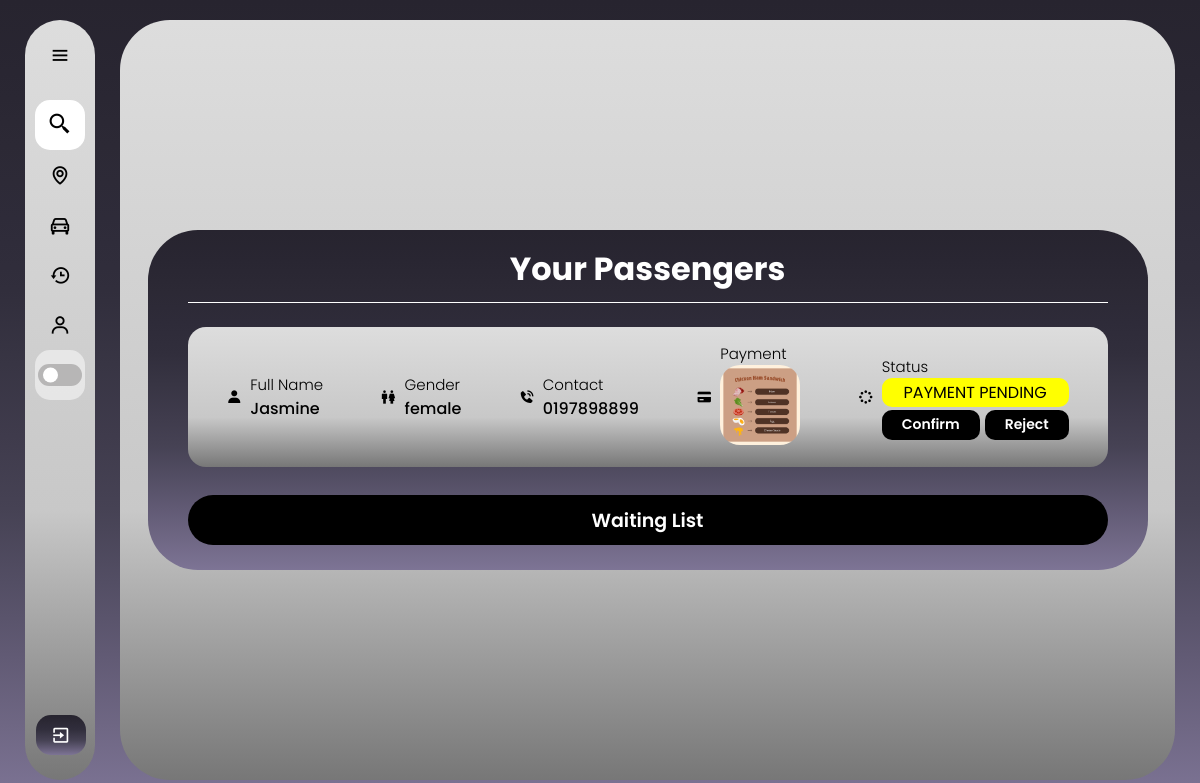
/passenger_matched/1 (signed in), run on the app's committed database.
### web/models.py (models this page shows)
class PassengerMatch(db.Model):
    id = db.Column(db.Integer, primary_key=True)
    passenger_id = db.Column(db.Integer, db.ForeignKey('user.id'), nullable=False)
    driver_id = db.Column(db.Integer, db.ForeignKey('rides.id'), nullable=False)
    payment_proof_id = db.Column(db.Integer, db.ForeignKey('payment_proof.id'), nullable=True)
    status = db.Column(db.String(20), nullable=False, default='APPROVING')
    passenger = db.relationship('User', foreign_keys=[passenger_id], backref='matches_as_passenger')
    driver = db.relationship('Rides', foreign_keys=[driver_id], backref='matches_as_driver')
    payment_proof = db.relationship('PaymentProof', backref='matches', lazy=True)

class Profile(db.Model):
    id = db.Column(db.Integer, primary_key=True)
    fullName = db.Column(db.String(150))
    gender = db.Column(db.String(100), nullable=False)
    birthyear=db.Column(db.String(15), nullable=False)
    contact = db.Column(db.String(15), nullable=False)
    status = db.Column(db.String(20), nullable=False, default='APPROVING')
    profile_pic = db.Column(db.String(200), default="default.jpg")  # Make sure this column is present
    user_id = db.Column(db.Integer, db.ForeignKey('user.id'), nullable=False)

class PaymentProof(db.Model):
    id = db.Column(db.Integer, primary_key=True)
    file_name = db.Column(db.String(100), nullable=False)
    user_id = db.Column(db.Integer, db.ForeignKey('profile.user_id'), nullable=False)
    user = db.relationship('Profile', backref='payment_proofs', lazy=True)
    match_proof = db.relationship('PassengerMatch', backref='match_payment_proof', lazy=True)

### web/routes.py (the view)
@bp.route('/passenger_matched/<int:driver_id>')
@login_required
def passenger_matched(driver_id):
    profile = Profile.query.filter_by(user_id=current_user.id).first()
    driver = Rides.query.get_or_404(driver_id)
    profiles = Profile.query.all()
    profile_dict = {profile.user_id: profile for profile in profiles}
    matches = PassengerMatch.query.filter_by(driver_id=driver_id, status='PAYMENT PENDING').all()
    matches_review = PassengerMatch.query.filter_by(driver_id=driver_id, status='PENDING REVIEW').all()
    matches_approving = PassengerMatch.query.filter_by(driver_id=driver_id, status='APPROVING').all()
    matches_completed = PassengerMatch.query.filter_by(driver_id=driver_id, status='COMPLETED').all()
    matches_confirmed = PassengerMatch.query.filter_by(driver_id=driver_id, status='CONFIRMED').all()
    print(f"Profile dict keys: {profile_dict.keys()}")
    print(f"Driver user ID: {driver.user_id}")
    return render_template(
        'passenger_matched.html',
        driver=driver,
        driver_id=driver_id,
        matches=matches,
        profile_dict=profile_dict,
        profile=profile,
        matches_approving=matches_approving,
        matches_completed=matches_completed,
        matches_confirmed=matches_confirmed,
        matches_review=matches_review
    )

### web/templates/passenger_matched.html (shortened to what this page needs)
{% extends "base.html" %}
{% block content %}
<!DOCTYPE html>
<html lang="en">
<head>
    <link rel="stylesheet" href="../static/passenger_matched.css">
    <link href='https://unpkg.com/boxicons@2.1.4/css/boxicons.min.css' rel='stylesheet'>
</head>
<body>
    <div class="container">
        <div class="size">
            <div class="passenger">
                <div class="header">
                    <h1>Your Passengers</h1>
                </div>
                <div class="details">
                    {% for match in matches %}
                    <div class="seperate">
                        <div class="row">
                            <div class="info_left-right">
                                <i class='bx bxs-user'></i>
                                <div class="info_up-down">
                                    <h3>Full Name</h3>
                                    <p>{{ profile_dict[match.passenger_id].fullName }}</p>
                                </div>
                            </div>
                            <div class="info_left-right">
                                <i class='bx bx-male-female'></i>
                                <div class="info_up-down">
                                    <h3>Gender</h3>
                                    <p>{{ profile_dict[match.passenger_id].gender }}</p>
                                </div>
                            </div>
                            <div class="info_left-right">
                                <i class='bx bxs-phone-call'></i>
                                <div class="info_up-down">
                                    <h3>Contact</h3>
                                    <p>{{ profile_dict[match.passenger_id].contact }}</p>
                                </div>
                            </div>
                            <div class="info_left-right">
                                <i class='bx bxs-credit-card'></i>
                                <div class="info_up-down">
                                    <h3>Payment</h3>
                                    <p>
                                        {% if match.payment_proof %}
                                            <img src="{{ url_for('static', filename='payment/' ~ match.payment_proof.file_name) }}" alt="Payment Proof" class="pic">
                                        {% else %}
                                            Cash
                                        {% endif %}
                                    </p>
                                </div>
                            </div>
                            <div class="info_left-right">
                                <i class='bx bx-loader-circle' ></i>
                                <div class="info_up-down">
                                    <h3>Status</h3>
                                    <p>
                                        <div class="match-status {{ match.status | lower | replace(' ', '-') }}">
                                            {{ match.status }}
                                        </div>
                                    </p>
                                    <div class="btn-lr">
                                        <form action="{{ url_for('main.confirm_match', match_id=driver.id) }}" method="POST">
                                            <input type="submit" value="Confirm" class="btn1">
                                        </form>
                                        <form action="{{ url_for('main.reject_passenger', match_id=driver.id) }}" method="POST">
                                            <input type="submit" value="Reject" class="btn1">
                                        </form>
                                    </div>
                                </div>
                            </div>
                        </div>
                    </div>
                    {% endfor %}
                    <a href="{{ url_for('main.waiting_list', driver_id=driver_id) }}">
                        <div class="btn-container">
                            <button type="submit" class="btn">Waiting List</button>
                        </div>
                    </a>
                </div>
            </div>
        </div>
    </div>
</body>
</html>
{% endblock %}

### web/static/base.css (style rules this page uses)
* { margin: 0; padding: 0; box-sizing: border-box; font-family: "poppins"; }
:root { --background-color: linear-gradient(to bottom, #27242f, #292632, #2c2935, #2e2b39, #312e3c, #383544, #3f3b4c, #464254, #534e64, #615a74, #6f6784, #7d7495); --box-color: linear-gradient(180deg, #DDDDDD 0%, #C8C8C8 64.5%, #777777 100%); --text-color: black; --toggle-color: white; --mode-background: rgba(255, 255, 255, 0.5); --box-shadow: 5px 5px 10px rgba(0, 0, 0, 0.5); --scroll: #0004; }
body { position: relative; min-height: 100vh; width: 100%; overflow: hidden; background: var(--background-color) fixed; }

### web/static/passenger_matched.css (style rules this page uses)
* { margin: 0; padding: 0; box-sizing: border-box; font-family: "poppins"; }
:root { --background-color: linear-gradient(to bottom, #27242f, #292632, #2c2935, #2e2b39, #312e3c, #383544, #3f3b4c, #464254, #534e64, #615a74, #6f6784, #7d7495); --box-color: linear-gradient(180deg, #DDDDDD 0%, #C8C8C8 64.5%, #777777 100%); --text-color: black; --toggle-color: white; --mode-background: rgba(255, 255, 255, 0.5); --box-shadow: 5px 5px 10px rgba(0, 0, 0, 0.5); --box-shadow2: 10px 10px 20px rgba(0, 0, 0, 0.5); --table-header: #2424242f; --table-data: #0000000b; --table-hover: #fff6; --btn: rgba(0, 0, 0, 0.7); --scroll: #0004; }
body { position: relative; min-height: 100vh; width: 100%; }
.container { position: absolute; top: 20px; bottom: 20px; left: 120px; right: 25px; background: var(--box-color); border-radius: 50px; transition: all 0.5s ease; display: flex; justify-content: center; align-items: center; padding: 0 10px; }
.size { max-height: calc(95% - .8rem); margin: .8rem auto; overflow-y: auto; overflow-x: auto; white-space: nowrap; transition: all 0.5s ease; }
.passenger { color: var(--toggle-color); background: var(--background-color); width: 1000px; border-radius: 50px; padding: 15px 40px; }
h1 { border-bottom: 1px solid; padding-bottom: 9px; text-align: center; }
.details { padding-top: 24px; }
.seperate { color: var(--text-color); background: var(--box-color); border-radius: 18px; padding: 10px 20px; margin-bottom: 20px; }
.row { display: flex; justify-content: space-around; margin: 5px; gap: 30px; }
.info_left-right { display: flex; align-items: center; gap: 8px; }
h3 { font-size: 15px; font-weight: 300; }
p { font-size: 16px; font-weight: 500; }
.info_up-down img { width: 80px; height: 80px; border-radius: 20px; cursor: zoom-in; }
.btn-lr { display: flex; justify-content: center; gap: 5px; }
.btn1 { padding: 0 20px; height: 30px; background: var(--text-color); border: none; border-radius: 10px; color: var(--toggle-color); cursor: pointer; font-size: 14px; font-weight: 600; }
.btn { width: 100%; height: 50px; background: black; border: none; border-radius: 30px; color: white; cursor: pointer; font-size: 19px; font-weight: 600; margin-top: 8px; margin-bottom: 10px; }
.match-status { padding: 2px 8px; border-radius: 10px; text-align: center; margin-bottom: 3px; }
.match-status.payment-pending { background-color: yellow; color: black; }

### data on the page
PassengerMatch: file_name (picture), status "PAYMENT PENDING"
Profile: fullName "Jasmine", gender "female", contact "0197898899"
